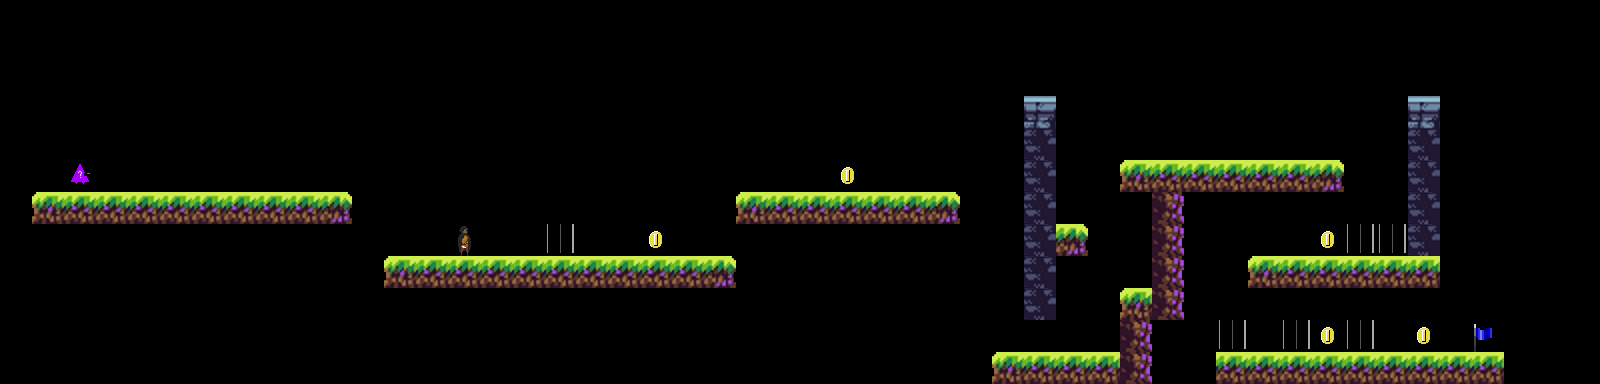

Tiled map render using the project's own tile images. Description and the whole map definition, tile-layer contents included, below:
An orthogonal 50x12 tile map with 32x32 px tiles, 1 tile layer (Tile Layer 1).

<map version="1.9" tiledversion="1.9.2" orientation="orthogonal" renderorder="right-down" width="50" height="12" tilewidth="32" tileheight="32" infinite="0" nextlayerid="2" nextobjectid="1">
 <editorsettings>
  <export format="csv" />
 </editorsettings>
 <tileset firstgid="1" source="tileset.tsx" />
 <layer id="1" name="Tile Layer 1" width="50" height="12">
  <data encoding="csv">
0,0,0,0,0,0,0,0,0,0,0,0,0,0,0,0,0,0,0,0,0,0,0,0,0,0,0,0,0,0,0,0,0,0,0,0,0,0,0,0,0,0,0,0,0,0,0,0,0,0,
0,0,0,0,0,0,0,0,0,0,0,0,0,0,0,0,0,0,0,0,0,0,0,0,0,0,0,0,0,0,0,0,0,0,0,0,0,0,0,0,0,0,0,0,0,0,0,0,0,0,
0,0,0,0,0,0,0,0,0,0,0,0,0,0,0,0,0,0,0,0,0,0,0,0,0,0,0,0,0,0,0,0,0,0,0,0,0,0,0,0,0,0,0,0,0,0,0,0,0,0,
0,0,0,0,0,0,0,0,0,0,0,0,0,0,0,0,0,0,0,0,0,0,0,0,0,0,0,0,0,0,0,0,28,0,0,0,0,0,0,0,0,0,0,0,28,0,0,0,0,0,
0,0,0,0,0,0,0,0,0,0,0,0,0,0,0,0,0,0,0,0,0,0,0,0,0,0,0,0,0,0,0,0,36,0,0,0,0,0,0,0,0,0,0,0,36,0,0,0,0,0,
0,0,50,0,0,0,0,0,0,0,0,0,0,0,0,0,0,0,0,0,0,0,0,0,0,0,51,0,0,0,0,0,36,0,0,1,2,2,2,2,2,3,0,0,36,0,0,0,0,0,
0,1,2,2,2,2,2,2,2,2,3,0,0,0,0,0,0,0,0,0,0,0,0,1,2,2,2,2,2,3,0,0,36,0,0,0,11,0,0,0,0,0,0,0,36,0,0,0,0,0,
0,0,0,0,0,0,0,0,0,0,0,0,0,0,43,0,0,53,0,0,51,0,0,0,0,0,0,0,0,0,0,0,36,3,0,0,11,0,0,0,0,51,53,53,36,0,0,0,0,0,
0,0,0,0,0,0,0,0,0,0,0,0,1,2,2,2,2,2,2,2,2,2,3,0,0,0,0,0,0,0,0,0,36,0,0,0,11,0,0,1,2,2,2,2,2,0,0,0,0,0,
0,0,0,0,0,0,0,0,0,0,0,0,0,0,0,0,0,0,0,0,0,0,0,0,0,0,0,0,0,0,0,0,36,0,0,1,11,0,0,0,0,0,0,0,0,0,0,0,0,0,
0,0,0,0,0,0,0,0,0,0,0,0,0,0,0,0,0,0,0,0,0,0,0,0,0,0,0,0,0,0,0,0,0,0,0,11,0,0,53,0,53,51,53,0,51,0,44,0,0,0,
0,0,0,0,0,0,0,0,0,0,0,0,0,0,0,0,0,0,0,0,0,0,0,0,0,0,0,0,0,0,0,1,2,2,2,11,0,0,2,2,2,2,2,2,2,2,2,0,0,0
</data>
 </layer>
</map>
